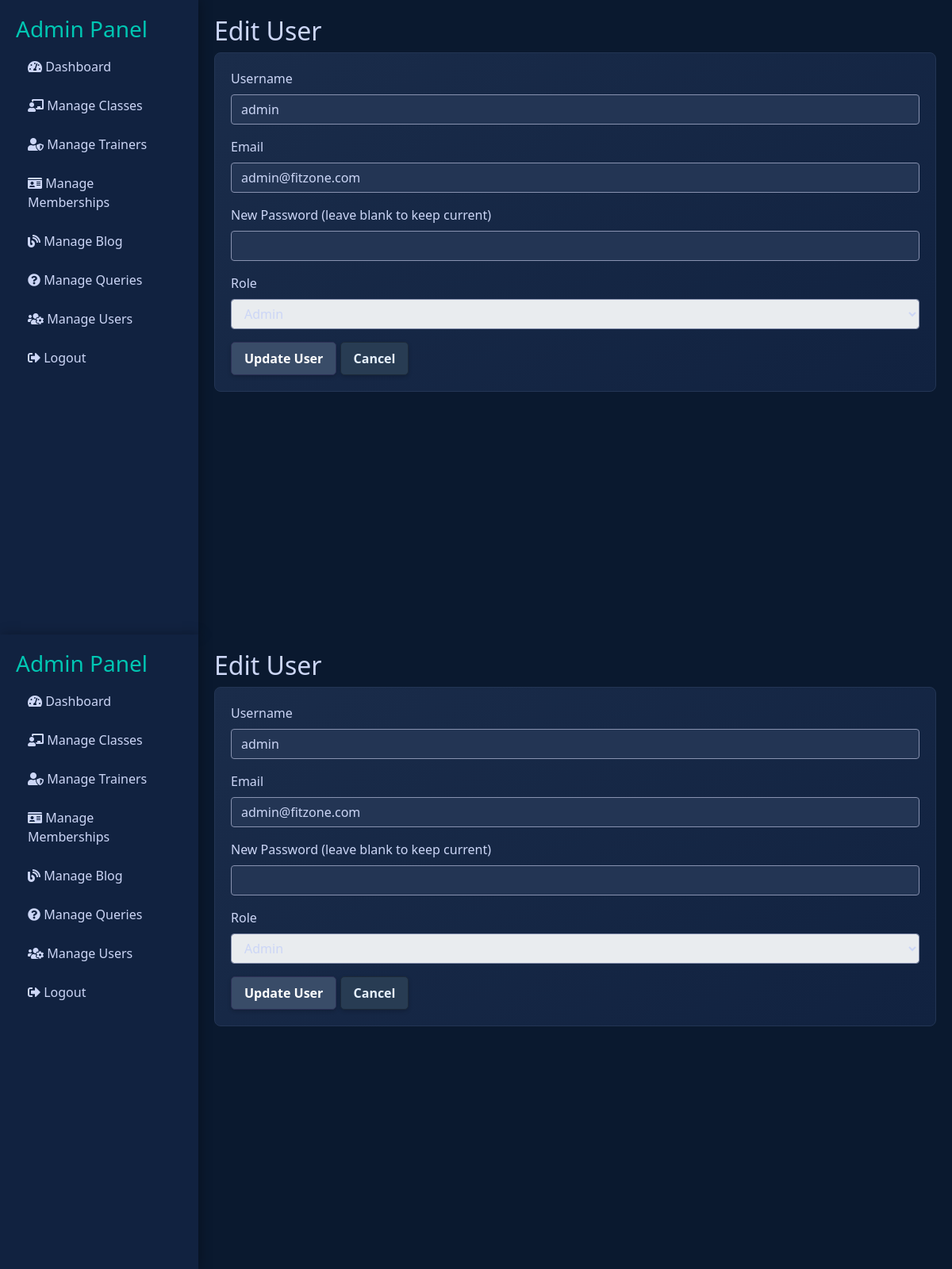
/admin/edit_user.php?id=1 (signed in), run on the app's committed database.
### tables this page shows
CREATE TABLE `users` (
  `id` int(11) NOT NULL AUTO_INCREMENT,
  `username` varchar(50) NOT NULL,
  `email` varchar(100) NOT NULL,
  `password` varchar(255) NOT NULL,
  `role` enum('customer','staff','admin') NOT NULL DEFAULT 'customer',
  `password_reset_required` tinyint(1) NOT NULL DEFAULT 0,
  `created_at` timestamp NOT NULL DEFAULT current_timestamp(),
  PRIMARY KEY (`id`),
  UNIQUE KEY `email` (`email`)
);

### admin/edit_user.php (the view, shortened to what this page needs)
<?php
include '../includes/db.php';
include 'admin_header.php';
$id = isset($_GET['id']) ? (int)$_GET['id'] : 0;
$result = $conn->query("SELECT * FROM users WHERE id = $id");
$user = $result->fetch_assoc();
?>
<h2>Edit User</h2>
<div class="card">
    <div class="card-body">
        <form method="POST" action="edit_user.php?id=<?php echo $id; ?>" class="needs-validation" novalidate>
            <div class="form-group">
                <label>Username</label>
                <input type="text" name="username" value="<?php echo htmlspecialchars($user['username']); ?>" required class="form-control">
            </div>
            <div class="form-group">
                <label>Email</label>
                <input type="email" name="email" value="<?php echo htmlspecialchars($user['email']); ?>" required class="form-control">
            </div>
            <div class="form-group">
                <label>New Password (leave blank to keep current)</label>
                <input type="password" name="password" class="form-control">
            </div>
            <div class="form-group">
                <label>Role</label>
                <select name="role" class="form-control" <?php if($user['id'] == 1) echo 'disabled'; ?>>
                    <option value="admin" <?php if($user['role'] == 'admin') echo 'selected'; ?>>Admin</option>
                </select>
            </div>
            <button type="submit" class="btn btn-primary">Update User</button>
            <a href="manage_users.php" class="btn btn-secondary">Cancel</a>
        </form>
    </div>
</div>
<?php include 'admin_footer.php'; ?><?php
include '../includes/db.php';
include 'admin_header.php';
$id = isset($_GET['id']) ? (int)$_GET['id'] : 0;
$result = $conn->query("SELECT * FROM users WHERE id = $id");
$user = $result->fetch_assoc();
?>
<h2>Edit User</h2>
<div class="card">
    <div class="card-body">
        <form method="POST" action="edit_user.php?id=<?php echo $id; ?>" class="needs-validation" novalidate>
            <div class="form-group">
                <label>Username</label>
                <input type="text" name="username" value="<?php echo htmlspecialchars($user['username']); ?>" required class="form-control">
            </div>
            <div class="form-group">
                <label>Email</label>
                <input type="email" name="email" value="<?php echo htmlspecialchars($user['email']); ?>" required class="form-control">
            </div>
            <div class="form-group">
                <label>New Password (leave blank to keep current)</label>
                <input type="password" name="password" class="form-control">
            </div>
            <div class="form-group">
                <label>Role</label>
                <select name="role" class="form-control" <?php if($user['id'] == 1) echo 'disabled'; ?>>
                    <option value="admin" <?php if($user['role'] == 'admin') echo 'selected'; ?>>Admin</option>
                </select>
            </div>
            <button type="submit" class="btn btn-primary">Update User</button>
            <a href="manage_users.php" class="btn btn-secondary">Cancel</a>
        </form>
    </div>
</div>
<?php include 'admin_footer.php'; ?>

### assets/css/style.css (style rules this page uses)
body { background-color: #0a192f; color: #ccd6f6; font-family: 'Segoe UI', Tahoma, Geneva, Verdana, sans-serif; }
.btn { transition: all 0.3s ease; border-radius: 5px; font-weight: bold; padding: 0.5rem 1rem; box-shadow: 0 2px 5px rgba(0,0,0,0.2); border: 1px solid transparent; }
.btn-primary { background-color: #394c68; color: #ffffff; border-color: #2d3157; }
.btn-secondary { background-color: #283c53; color: #e6f1ff; border-color: #1d2a3a; }
.card { background: linear-gradient(145deg, #1a2c4a, #112240); border: 1px solid #233554; transition: transform .2s, box-shadow .2s; border-radius: 8px; }
.form-control { background-color: #233554; color: #ccd6f6; border: 1px solid #8892b0; }

### data on the page
users: username "admin", email "admin@fitzone.com", role "Admin"
